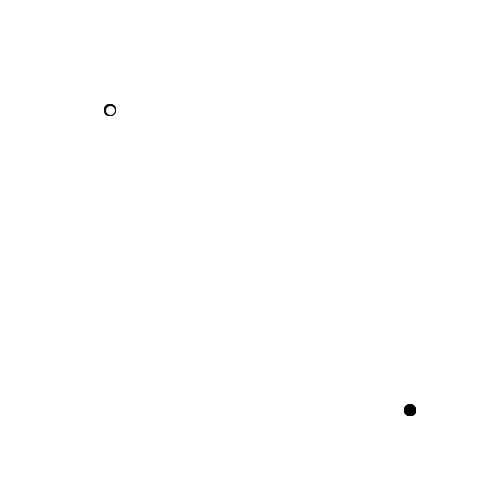
Frame 1 (no input)
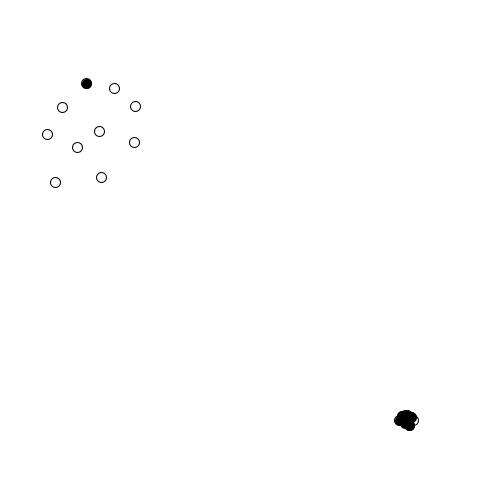
Frame 60 (the mouse pressed at the canvas centre just before this capture)
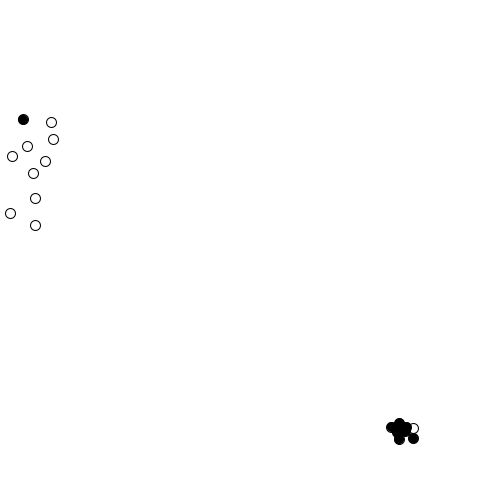
Frame 120 (the mouse held since frame 60 and released just before this capture)

The Processing sketch that drew these frames (run headless with seeded random() and noise(); from frame 60 on, the mouse is pressed at the canvas centre):

// Processing sketch: processing_123168
// ── processing_123168.pde

Flock1 flock1; 
Flock2 flock2; //flock3, flock4;

boolean record1, record2;

void setup() {
  size(500, 500);
  flock1 = new Flock1();
  flock2 = new Flock2();
  //flock3 = new Flock();
  //flock4 = new Flock();
  // Add an initial set of boids into the system
  for (int i = 0; i < 10; i++) {
    flock1.addBoid(new Boid(100, 100));
    //flock3.addBoid(new Boid(500, 0));
    //flock4.addBoid(new Boid(500, 500));
  }
  for (int i = 0; i < 10; i++) {
    flock2.addBoid2(new Boid2(400, 400));
  }
}

void draw() {
  background(255);
  flock1.run();
  flock2.run();
  //flock3.run();
  //flock4.run();
  
   if (record1) {
    flock1.addBoid(new Boid(mouseX, mouseY));
  }
 
  if (record1) {
    record1 = false;
  }
  if (record2) {
    flock2.addBoid2(new Boid2(mouseX, mouseY));
  }
 
  if (record2) {
    record2 = false;
  }
}

/*
// Add a new boid into the System
void mousePressed() {
  flock1.addBoid(new Boid(mouseX, mouseY));
}

/*
void keyPressed() {
  flock2.addBoid2(new Boid2(mouseX, mouseY));
}
*/

// Use a keypress so thousands of files aren't created
void keyPressed() {
  if (key == 'w') {
   record1 = true;
  }
  if (key == 'b') {
   record2 = true;
  }
}


// The Boid class

class Boid {

  PVector location, velocity, acceleration;
  float r;
  float maxforce;    // Maximum steering force
  float maxspeed;    // Maximum speed

    Boid(float x, float y) {
    acceleration = new PVector(0, 0);

    // This is a new PVector method not yet implemented in JS
    // velocity = PVector.random2D();

    // Leaving the code temporarily this way so that this example runs in JS
    float angle = random(TWO_PI);
    velocity = new PVector(cos(angle), sin(angle));

    location = new PVector(x, y);
    r = 2.0;
    maxspeed = 2;
    maxforce = 0.03;
  }

  void run(ArrayList<Boid> boids) {
    flock(boids);
    update();
    borders();
    render();
  }

  void applyForce(PVector force) {
    // We could add mass here if we want A = F / M
    acceleration.add(force);
  }

  // We accumulate a new acceleration each time based on three rules
  void flock(ArrayList<Boid> boids) {
    PVector sep = separate(boids);   // Separation
    PVector ali = align(boids);      // Alignment
    PVector coh = cohesion(boids);   // Cohesion
    // Arbitrarily weight these forces
    sep.mult(1.5);
    ali.mult(1.0);
    coh.mult(1.0);
    // Add the force vectors to acceleration
    applyForce(sep);
    applyForce(ali);
    applyForce(coh);
  }

  // Method to update location
  void update() {
    // Update velocity
    velocity.add(acceleration);
    // Limit speed
    velocity.limit(maxspeed);
    location.add(velocity);
    // Reset accelertion to 0 each cycle
    acceleration.mult(0);
  }

  // A method that calculates and applies a steering force towards a target
  // STEER = DESIRED MINUS VELOCITY
  PVector seek(PVector target) {
    PVector desired = PVector.sub(target, location);  // A vector pointing from the location to the target
    // Scale to maximum speed
    desired.normalize();
    desired.mult(maxspeed);

    // Above two lines of code below could be condensed with new PVector setMag() method
    // Not using this method until Processing.js catches up
    // desired.setMag(maxspeed);

    // Steering = Desired minus Velocity
    PVector steer = PVector.sub(desired, velocity);
    steer.limit(maxforce);  // Limit to maximum steering force
    return steer;
  }

  void render() {
    // Draw a triangle rotated in the direction of velocity
    float theta = velocity.heading2D() + radians(90);
    // heading2D() above is now heading() but leaving old syntax until Processing.js catches up

    //fill(200, 100);
    stroke(0);
    pushMatrix();
    translate(location.x, location.y);
    ellipse(10, 10, 10, 10);
    fill(255);  
    /*
    rotate(theta);
     beginShape(TRIANGLES);
     vertex(0, -r*2);
     vertex(-r, r*2);
     vertex(r, r*2);
     endShape();
     */
    popMatrix();
  }


 // Bounding Box
  void borders() {
    if (location.x < 0 && velocity.x < 0) velocity.x *= -1;
    if (location.y < 0 && velocity.y < 0 ) velocity.y *= -1;

    if (location.x > width+r && velocity.x < width+r) velocity.x *= -1;
    if (location.y > height+r && velocity.y < height+r) velocity.y *= -1;
  }

  // Separation
  // Method checks for nearby boids and steers away
  PVector separate (ArrayList<Boid> boids) {
    float desiredseparation = 25.0f;
    PVector steer = new PVector(0, 0, 0);
    int count = 0;
    // For every boid in the system, check if it's too close
    for (Boid other : boids) {
      float d = PVector.dist(location, other.location);
      // If the distance is greater than 0 and less than an arbitrary amount (0 when you are yourself)
      if ((d > 0) && (d < desiredseparation)) {
        // Calculate vector pointing away from neighbor
        PVector diff = PVector.sub(location, other.location);
        diff.normalize();
        diff.div(d);        // Weight by distance
        steer.add(diff);
        count++;            // Keep track of how many
      }
    }
    // Average -- divide by how many
    if (count > 0) {
      steer.div((float)count);
    }

    // As long as the vector is greater than 0
    if (steer.mag() > 0) {
      // First two lines of code below could be condensed with new PVector setMag() method
      // Not using this method until Processing.js catches up
      // steer.setMag(maxspeed);

      // Implement Reynolds: Steering = Desired - Velocity
      steer.normalize();
      steer.mult(maxspeed);
      steer.sub(velocity);
      steer.limit(maxforce);
    }
    return steer;
  }

  // Alignment
  // For every nearby boid in the system, calculate the average velocity
  PVector align (ArrayList<Boid> boids) {
    float neighbordist = 50;
    PVector sum = new PVector(0, 0);
    int count = 0;
    for (Boid other : boids) {
      float d = PVector.dist(location, other.location);
      if ((d > 0) && (d < neighbordist)) {
        sum.add(other.velocity);
        count++;
      }
    }
    if (count > 0) {
      sum.div((float)count);
      // First two lines of code below could be condensed with new PVector setMag() method
      // Not using this method until Processing.js catches up
      // sum.setMag(maxspeed);

      // Implement Reynolds: Steering = Desired - Velocity
      sum.normalize();
      sum.mult(maxspeed);
      PVector steer = PVector.sub(sum, velocity);
      steer.limit(maxforce);
      return steer;
    } 
    else {
      return new PVector(0, 0);
    }
  }

  // Cohesion
  // For the average location (i.e. center) of all nearby boids, calculate steering vector towards that location
  PVector cohesion (ArrayList<Boid> boids) {
    float neighbordist = 50;
    PVector sum = new PVector(0, 0);   // Start with empty vector to accumulate all locations
    int count = 0;
    for (Boid other : boids) {
      float d = PVector.dist(location, other.location);
      if ((d > 0) && (d < neighbordist)) {
        sum.add(other.location); // Add location
        count++;
      }
    }
    if (count > 0) {
      sum.div(count);
      return seek(sum);  // Steer towards the location
    } 
    else {
      return new PVector(0, 0);
    }
  }
}


// The Boid2 class

class Boid2 {

  PVector location, velocity, acceleration;
  float r;
  float maxforce;    // Maximum steering force
  float maxspeed;    // Maximum speed

    Boid2(float x, float y) {
    acceleration = new PVector(0, 0);

    // This is a new PVector method not yet implemented in JS
    // velocity = PVector.random2D();

    // Leaving the code temporarily this way so that this example runs in JS
    float angle = random(TWO_PI);
    velocity = new PVector(cos(angle), sin(angle));

    location = new PVector(x, y);
    r = 5.0;
    maxspeed = 0.3;
    maxforce = 0.03;
  }

  void run(ArrayList<Boid2> boids2) {
    flock(boids2);
    update();
    borders();
    render();
  }

  void applyForce(PVector force) {
    // We could add mass here if we want A = F / M
    acceleration.add(force);
  }

  // We accumulate a new acceleration each time based on three rules
  void flock(ArrayList<Boid2> boids2) {
    PVector sep = separate(boids2);   // Separation
    PVector ali = align(boids2);      // Alignment
    PVector coh = cohesion(boids2);   // Cohesion
    // Arbitrarily weight these forces
    sep.mult(1.5);
    ali.mult(1.0);
    coh.mult(1.0);
    // Add the force vectors to acceleration
    applyForce(sep);
    applyForce(ali);
    applyForce(coh);
  }

  // Method to update location
  void update() {
    // Update velocity
    velocity.add(acceleration);
    // Limit speed
    velocity.limit(maxspeed);
    location.add(velocity);
    // Reset accelertion to 0 each cycle
    acceleration.mult(0);
  }

  // A method that calculates and applies a steering force towards a target
  // STEER = DESIRED MINUS VELOCITY
  PVector seek(PVector target) {
    PVector desired = PVector.sub(target, location);  // A vector pointing from the location to the target
    // Scale to maximum speed
    desired.normalize();
    desired.mult(maxspeed);

    // Above two lines of code below could be condensed with new PVector setMag() method
    // Not using this method until Processing.js catches up
    // desired.setMag(maxspeed);

    // Steering = Desired minus Velocity
    PVector steer = PVector.sub(desired, velocity);
    steer.limit(maxforce);  // Limit to maximum steering force
    return steer;
  }

  void render() {
    // Draw a triangle rotated in the direction of velocity
    float theta = velocity.heading2D() + radians(90);
    // heading2D() above is now heading() but leaving old syntax until Processing.js catches up

    //fill(200, 100);
    stroke(0);
    pushMatrix();
    translate(location.x, location.y);
    ellipse(10, 10, 10, 10);
    fill(0);  
    /*
    rotate(theta);
     beginShape(TRIANGLES);
     vertex(0, -r*2);
     vertex(-r, r*2);
     vertex(r, r*2);
     endShape();
     */
    popMatrix();
  }


  // Wraparound
  void borders() {
    if (location.x < -r) location.x = width+r;
    if (location.y < -r) location.y = height+r;
    if (location.x > width+r) location.x = -r;
    if (location.y > height+r) location.y = -r;
  }

  // Separation
  // Method checks for nearby boids and steers away
  PVector separate (ArrayList<Boid2> boids2) {
    float desiredseparation = 25.0f;
    PVector steer = new PVector(0, 0, 0);
    int count = 0;
    // For every boid in the system, check if it's too close
    for (Boid2 other : boids2) {
      float d = PVector.dist(location, other.location);
      // If the distance is greater than 0 and less than an arbitrary amount (0 when you are yourself)
      if ((d > 0) && (d < desiredseparation)) {
        // Calculate vector pointing away from neighbor
        PVector diff = PVector.sub(location, other.location);
        diff.normalize();
        diff.div(d);        // Weight by distance
        steer.add(diff);
        count++;            // Keep track of how many
      }
    }
    // Average -- divide by how many
    if (count > 0) {
      steer.div((float)count);
    }

    // As long as the vector is greater than 0
    if (steer.mag() > 0) {
      // First two lines of code below could be condensed with new PVector setMag() method
      // Not using this method until Processing.js catches up
      // steer.setMag(maxspeed);

      // Implement Reynolds: Steering = Desired - Velocity
      steer.normalize();
      steer.mult(maxspeed);
      steer.sub(velocity);
      steer.limit(maxforce);
    }
    return steer;
  }

  // Alignment
  // For every nearby boid in the system, calculate the average velocity
  PVector align (ArrayList<Boid2> boids2) {
    float neighbordist = 50;
    PVector sum = new PVector(0, 0);
    int count = 0;
    for (Boid2 other : boids2) {
      float d = PVector.dist(location, other.location);
      if ((d > 0) && (d < neighbordist)) {
        sum.add(other.velocity);
        count++;
      }
    }
    if (count > 0) {
      sum.div((float)count);
      // First two lines of code below could be condensed with new PVector setMag() method
      // Not using this method until Processing.js catches up
      // sum.setMag(maxspeed);

      // Implement Reynolds: Steering = Desired - Velocity
      sum.normalize();
      sum.mult(maxspeed);
      PVector steer = PVector.sub(sum, velocity);
      steer.limit(maxforce);
      return steer;
    } 
    else {
      return new PVector(0, 0);
    }
  }

  // Cohesion
  // For the average location (i.e. center) of all nearby boids, calculate steering vector towards that location
  PVector cohesion (ArrayList<Boid2> boids2) {
    float neighbordist = 50;
    PVector sum = new PVector(0, 0);   // Start with empty vector to accumulate all locations
    int count = 0;
    for (Boid2 other : boids2) {
      float d = PVector.dist(location, other.location);
      if ((d > 0) && (d < neighbordist)) {
        sum.add(other.location); // Add location
        count++;
      }
    }
    if (count > 0) {
      sum.div(count);
      return seek(sum);  // Steer towards the location
    } 
    else {
      return new PVector(0, 0);
    }
  }
}


// The Flock (a list of Boid objects)

class Flock1 {
  ArrayList<Boid> boids; // An ArrayList for all the boids

    Flock1() {
    boids = new ArrayList<Boid>(); // Initialize the ArrayList
  }

  void run() {
    for (Boid b : boids) {
      b.run(boids);  // Passing the entire list of boids to each boid individually
    }
  }

  void addBoid(Boid b) {
    boids.add(b);
  }
}


// The Flock (a list of Boid2 objects)

class Flock2 {
  ArrayList<Boid2> boids2; // An ArrayList for all the boids

    Flock2() {
    boids2 = new ArrayList<Boid2>(); // Initialize the ArrayList
  }

  void run() {
    for (Boid2 b : boids2) {
      b.run(boids2);  // Passing the entire list of boids to each boid individually
    }
  }

  void addBoid2(Boid2 b) {
    boids2.add(b);
  }
}
